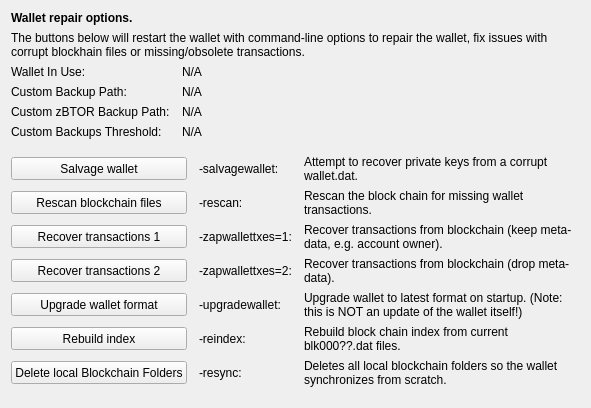
     <widget class="QWidget" name="tab_repair">
      <attribute name="title">
       <string>&amp;Wallet Repair</string>
      </attribute>
      <layout class="QGridLayout" name="gridLayout_4" columnstretch="0,0,0,0">
       <property name="horizontalSpacing">
        <number>12</number>
       </property>
       <item row="0" column="0" colspan="4">
        <widget class="QLabel" name="label_repair_header">
         <property name="font">
          <font>
           <weight>75</weight>
           <bold>true</bold>
          </font>
         </property>
         <property name="text">
          <string>Wallet repair options.</string>
         </property>
        </widget>
       </item>
       <item row="1" column="0" colspan="4">
        <widget class="QLabel" name="label_repair_helptext">
         <property name="font">
          <font>
           <weight>50</weight>
           <bold>false</bold>
          </font>
         </property>
         <property name="text">
          <string>The buttons below will restart the wallet with command-line options to repair the wallet, fix issues with corrupt blockhain files or missing/obsolete transactions.</string>
         </property>
         <property name="wordWrap">
          <bool>true</bool>
         </property>
        </widget>
       </item>
       <item row="2" column="0">
        <widget class="QLabel" name="wallet_path_label">
         <property name="text">
          <string>Wallet In Use:</string>
         </property>
        </widget>
       </item>
       <item row="2" column="1" colspan="3">
        <widget class="QLabel" name="wallet_path">
         <property name="cursor">
          <cursorShape>IBeamCursor</cursorShape>
         </property>
         <property name="text">
          <string>N/A</string>
         </property>
         <property name="textFormat">
          <enum>Qt::PlainText</enum>
         </property>
         <property name="textInteractionFlags">
          <set>Qt::LinksAccessibleByMouse|Qt::TextSelectableByKeyboard|Qt::TextSelectableByMouse</set>
         </property>
        </widget>
       </item>
       <item row="3" column="0">
        <widget class="QLabel" name="wallet_custombackuppath_label">
         <property name="text">
          <string>Custom Backup Path:</string>
         </property>
         <property name="visible">
          <bool>false</bool>
         </property>
        </widget>
       </item>
       <item row="3" column="1" colspan="3">
        <widget class="QLabel" name="wallet_custombackuppath">
         <property name="cursor">
          <cursorShape>IBeamCursor</cursorShape>
         </property>
         <property name="text">
          <string>N/A</string>
         </property>
         <property name="textFormat">
          <enum>Qt::PlainText</enum>
         </property>
         <property name="textInteractionFlags">
          <set>Qt::LinksAccessibleByMouse|Qt::TextSelectableByKeyboard|Qt::TextSelectableByMouse</set>
         </property>
         <property name="visible">
          <bool>false</bool>
         </property>
        </widget>
       </item>
       <item row="4" column="0">
        <widget class="QLabel" name="wallet_customzbtorbackuppath_label">
         <property name="text">
          <string>Custom zBTOR Backup Path:</string>
         </property>
         <property name="visible">
          <bool>false</bool>
         </property>
        </widget>
       </item>
       <item row="4" column="1" colspan="3">
        <widget class="QLabel" name="wallet_customzbtorbackuppath">
         <property name="cursor">
          <cursorShape>IBeamCursor</cursorShape>
         </property>
         <property name="text">
          <string>N/A</string>
         </property>
         <property name="textFormat">
          <enum>Qt::PlainText</enum>
         </property>
         <property name="textInteractionFlags">
          <set>Qt::LinksAccessibleByMouse|Qt::TextSelectableByKeyboard|Qt::TextSelectableByMouse</set>
         </property>
         <property name="visible">
          <bool>false</bool>
         </property>
        </widget>
       </item>
       <item row="5" column="0">
        <widget class="QLabel" name="wallet_custombackupthreshold_label">
         <property name="text">
          <string>Custom Backups Threshold:</string>
         </property>
         <property name="visible">
          <bool>false</bool>
         </property>
        </widget>
       </item>
       <item row="5" column="1" colspan="3">
        <widget class="QLabel" name="wallet_custombackupthreshold">
         <property name="cursor">
          <cursorShape>IBeamCursor</cursorShape>
         </property>
         <property name="text">
          <string>N/A</string>
         </property>
         <property name="textFormat">
          <enum>Qt::PlainText</enum>
         </property>
         <property name="textInteractionFlags">
          <set>Qt::LinksAccessibleByMouse|Qt::TextSelectableByKeyboard|Qt::TextSelectableByMouse</set>
         </property>
         <property name="visible">
          <bool>false</bool>
         </property>
        </widget>
       </item>
       <item row="6" column="0">
        <spacer name="verticalSpacer_repair1">
         <property name="orientation">
          <enum>Qt::Vertical</enum>
         </property>
         <property name="sizeHint" stdset="0">
          <size>
           <width>10</width>
           <height>10</height>
          </size>
         </property>
        </spacer>
       </item>
       <item row="7" column="0" colspan="2">
        <widget class="QPushButton" name="btn_salvagewallet">
         <property name="minimumSize">
          <size>
           <width>100</width>
           <height>23</height>
          </size>
         </property>
         <property name="text">
          <string>Salvage wallet</string>
         </property>
        </widget>
       </item>
       <item row="7" column="2">
        <widget class="QLabel" name="label_repair_salvage_command">
         <property name="text">
          <string notr="true">-salvagewallet:</string>
         </property>
        </widget>
       </item>
       <item row="7" column="3">
        <widget class="QLabel" name="label_repair_salvage">
         <property name="text">
          <string>Attempt to recover private keys from a corrupt wallet.dat.</string>
         </property>
         <property name="wordWrap">
          <bool>true</bool>
         </property>
        </widget>
       </item>
       <item row="8" column="0" colspan="2">
        <widget class="QPushButton" name="btn_rescan">
         <property name="minimumSize">
          <size>
           <width>100</width>
           <height>23</height>
          </size>
         </property>
         <property name="text">
          <string>Rescan blockchain files</string>
         </property>
        </widget>
       </item>
       <item row="8" column="2">
        <widget class="QLabel" name="label_repair_rescan_command">
         <property name="text">
          <string notr="true">-rescan:</string>
         </property>
        </widget>
       </item>
       <item row="8" column="3">
        <widget class="QLabel" name="label_repair_rescan">
         <property name="text">
          <string>Rescan the block chain for missing wallet transactions.</string>
         </property>
         <property name="wordWrap">
          <bool>true</bool>
         </property>
        </widget>
       </item>
       <item row="9" column="0" colspan="2">
        <widget class="QPushButton" name="btn_zapwallettxes1">
         <property name="minimumSize">
          <size>
           <width>100</width>
           <height>23</height>
          </size>
         </property>
         <property name="text">
          <string>Recover transactions 1</string>
         </property>
        </widget>
       </item>
       <item row="9" column="2">
        <widget class="QLabel" name="label_repair_zap1_command">
         <property name="text">
          <string notr="true">-zapwallettxes=1:</string>
         </property>
        </widget>
       </item>
       <item row="9" column="3">
        <widget class="QLabel" name="label_repair_zap1">
         <property name="text">
          <string>Recover transactions from blockchain (keep meta-data, e.g. account owner).</string>
         </property>
         <property name="wordWrap">
          <bool>true</bool>
         </property>
        </widget>
       </item>
       <item row="10" column="0" colspan="2">
        <widget class="QPushButton" name="btn_zapwallettxes2">
         <property name="minimumSize">
          <size>
           <width>100</width>
           <height>23</height>
          </size>
         </property>
         <property name="text">
          <string>Recover transactions 2</string>
         </property>
        </widget>
       </item>
       <item row="10" column="2">
        <widget class="QLabel" name="label_repair_zap2_command">
         <property name="text">
          <string notr="true">-zapwallettxes=2:</string>
         </property>
        </widget>
       </item>
       <item row="10" column="3">
        <widget class="QLabel" name="label_repair_zap2">
         <property name="text">
          <string>Recover transactions from blockchain (drop meta-data).</string>
         </property>
         <property name="wordWrap">
          <bool>true</bool>
         </property>
        </widget>
       </item>
       <item row="11" column="0" colspan="2">
        <widget class="QPushButton" name="btn_upgradewallet">
         <property name="minimumSize">
          <size>
           <width>100</width>
           <height>23</height>
          </size>
         </property>
         <property name="text">
          <string>Upgrade wallet format</string>
         </property>
        </widget>
       </item>
       <item row="11" column="2">
        <widget class="QLabel" name="label_repair_upgrade_command">
         <property name="text">
          <string notr="true">-upgradewallet:</string>
         </property>
        </widget>
       </item>
       <item row="11" column="3">
        <widget class="QLabel" name="label_repair_upgrade">
         <property name="text">
          <string>Upgrade wallet to latest format on startup. (Note: this is NOT an update of the wallet itself!)</string>
         </property>
         <property name="wordWrap">
          <bool>true</bool>
         </property>
        </widget>
       </item>
       <item row="12" column="0" colspan="2">
        <widget class="QPushButton" name="btn_reindex">
         <property name="minimumSize">
          <size>
           <width>100</width>
           <height>23</height>
          </size>
         </property>
         <property name="text">
          <string>Rebuild index</string>
         </property>
        </widget>
       </item>
       <item row="12" column="2">
        <widget class="QLabel" name="label_repair_reindex_command">
         <property name="text">
          <string notr="true">-reindex:</string>
         </property>
        </widget>
       </item>
       <item row="12" column="3">
        <widget class="QLabel" name="label_repair_reindex">
         <property name="text">
          <string>Rebuild block chain index from current blk000??.dat files.</string>
         </property>
         <property name="wordWrap">
          <bool>true</bool>
         </property>
        </widget>
       </item>
       <item row="13" column="0" colspan="2">
        <widget class="QPushButton" name="btn_resync">
         <property name="minimumSize">
          <size>
           <width>100</width>
           <height>23</height>
          </size>
         </property>
         <property name="text">
          <string>Delete local Blockchain Folders</string>
         </property>
        </widget>
       </item>
       <item row="13" column="2">
        <widget class="QLabel" name="label_repair_resync_command">
         <property name="text">
          <string>-resync:</string>
         </property>
        </widget>
       </item>
       <item row="13" column="3">
        <widget class="QLabel" name="label_repair_resync">
         <property name="text">
          <string>Deletes all local blockchain folders so the wallet synchronizes from scratch.</string>
         </property>
         <property name="wordWrap">
          <bool>true</bool>
         </property>
        </widget>
       </item>
       <item row="14" column="0">
        <spacer name="verticalSpacer_repair2">
         <property name="orientation">
          <enum>Qt::Vertical</enum>
         </property>
         <property name="sizeHint" stdset="0">
          <size>
           <width>20</width>
           <height>10</height>
          </size>
         </property>
        </spacer>
       </item>
      </layout>
     </widget>
